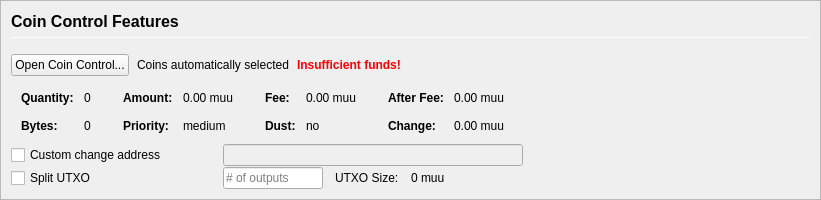
         <widget class="QFrame" name="frameCoinControl">
          <property name="sizePolicy">
           <sizepolicy hsizetype="Expanding" vsizetype="Expanding">
            <horstretch>0</horstretch>
            <verstretch>0</verstretch>
           </sizepolicy>
          </property>
          <property name="maximumSize">
           <size>
            <width>16777215</width>
            <height>16777215</height>
           </size>
          </property>
          <property name="frameShape">
           <enum>QFrame::StyledPanel</enum>
          </property>
          <property name="frameShadow">
           <enum>QFrame::Sunken</enum>
          </property>
          <layout class="QVBoxLayout" name="verticalLayoutCoinControl2">
           <property name="spacing">
            <number>0</number>
           </property>
           <property name="margin">
            <number>0</number>
           </property>
           <item>
            <widget class="QFrame" name="frameCoinControl_BG">
             <layout class="QVBoxLayout" name="verticalLayoutCoinControl" stretch="0,0,0,0,0,0">
              <property name="spacing">
               <number>1</number>
              </property>
              <property name="leftMargin">
               <number>10</number>
              </property>
              <property name="topMargin">
               <number>10</number>
              </property>
              <item>
               <layout class="QHBoxLayout" name="horizontalLayoutCoinControl1">
                <property name="bottomMargin">
                 <number>15</number>
                </property>
                <item>
                 <layout class="QVBoxLayout" name="verticalLayout_3">
                  <property name="spacing">
                   <number>6</number>
                  </property>
                  <item>
                   <widget class="QLabel" name="labelCoinControlFeatures">
                    <property name="sizePolicy">
                     <sizepolicy hsizetype="Preferred" vsizetype="Maximum">
                      <horstretch>0</horstretch>
                      <verstretch>0</verstretch>
                     </sizepolicy>
                    </property>
                    <property name="minimumSize">
                     <size>
                      <width>0</width>
                      <height>20</height>
                     </size>
                    </property>
                    <property name="font">
                     <font>
                      <pointsize>12</pointsize>
                      <weight>75</weight>
                      <bold>true</bold>
                     </font>
                    </property>
                    <property name="styleSheet">
                     <string notr="true">font-weight:bold;</string>
                    </property>
                    <property name="text">
                     <string>Coin Control Features</string>
                    </property>
                   </widget>
                  </item>
                  <item>
                   <widget class="Line" name="line">
                    <property name="minimumSize">
                     <size>
                      <width>0</width>
                      <height>1</height>
                     </size>
                    </property>
                    <property name="maximumSize">
                     <size>
                      <width>16777215</width>
                      <height>1</height>
                     </size>
                    </property>
                    <property name="orientation">
                     <enum>Qt::Horizontal</enum>
                    </property>
                   </widget>
                  </item>
                 </layout>
                </item>
               </layout>
              </item>
              <item>
               <layout class="QHBoxLayout" name="horizontalLayoutCoinControl2" stretch="0,0,0,0">
                <property name="spacing">
                 <number>8</number>
                </property>
                <property name="bottomMargin">
                 <number>10</number>
                </property>
                <item>
                 <widget class="QPushButton" name="pushButtonCoinControl">
                  <property name="styleSheet">
                   <string notr="true"/>
                  </property>
                  <property name="text">
                   <string>Open Coin Control...</string>
                  </property>
                  <property name="autoDefault">
                   <bool>false</bool>
                  </property>
                 </widget>
                </item>
                <item>
                 <widget class="QLabel" name="labelCoinControlAutomaticallySelected">
                  <property name="text">
                   <string>Coins automatically selected</string>
                  </property>
                  <property name="margin">
                   <number>5</number>
                  </property>
                 </widget>
                </item>
                <item>
                 <widget class="QLabel" name="labelCoinControlInsuffFunds">
                  <property name="font">
                   <font>
                    <weight>75</weight>
                    <bold>true</bold>
                   </font>
                  </property>
                  <property name="styleSheet">
                   <string notr="true">color:red;font-weight:bold;</string>
                  </property>
                  <property name="text">
                   <string>Insufficient funds!</string>
                  </property>
                  <property name="margin">
                   <number>5</number>
                  </property>
                 </widget>
                </item>
                <item>
                 <spacer name="horizontalSpacerCoinControl">
                  <property name="orientation">
                   <enum>Qt::Horizontal</enum>
                  </property>
                  <property name="sizeHint" stdset="0">
                   <size>
                    <width>40</width>
                    <height>1</height>
                   </size>
                  </property>
                 </spacer>
                </item>
               </layout>
              </item>
              <item>
               <widget class="QWidget" name="widgetCoinControl" native="true">
                <property name="sizePolicy">
                 <sizepolicy hsizetype="Preferred" vsizetype="Preferred">
                  <horstretch>0</horstretch>
                  <verstretch>0</verstretch>
                 </sizepolicy>
                </property>
                <property name="minimumSize">
                 <size>
                  <width>0</width>
                  <height>0</height>
                 </size>
                </property>
                <property name="styleSheet">
                 <string notr="true"/>
                </property>
                <layout class="QHBoxLayout" name="horizontalLayoutCoinControl5">
                 <property name="margin">
                  <number>0</number>
                 </property>
                 <item>
                  <layout class="QHBoxLayout" name="horizontalLayoutCoinControl3" stretch="0,0,0,1">
                   <property name="spacing">
                    <number>20</number>
                   </property>
                   <property name="topMargin">
                    <number>0</number>
                   </property>
                   <property name="bottomMargin">
                    <number>10</number>
                   </property>
                   <item>
                    <layout class="QFormLayout" name="formLayoutCoinControl1">
                     <property name="horizontalSpacing">
                      <number>10</number>
                     </property>
                     <property name="verticalSpacing">
                      <number>14</number>
                     </property>
                     <property name="leftMargin">
                      <number>10</number>
                     </property>
                     <property name="topMargin">
                      <number>4</number>
                     </property>
                     <property name="rightMargin">
                      <number>6</number>
                     </property>
                     <item row="0" column="0">
                      <widget class="QLabel" name="labelCoinControlQuantityText">
                       <property name="font">
                        <font>
                         <weight>75</weight>
                         <bold>true</bold>
                        </font>
                       </property>
                       <property name="text">
                        <string>Quantity:</string>
                       </property>
                       <property name="margin">
                        <number>0</number>
                       </property>
                      </widget>
                     </item>
                     <item row="0" column="1">
                      <widget class="QLabel" name="labelCoinControlQuantity">
                       <property name="cursor">
                        <cursorShape>IBeamCursor</cursorShape>
                       </property>
                       <property name="contextMenuPolicy">
                        <enum>Qt::ActionsContextMenu</enum>
                       </property>
                       <property name="text">
                        <string notr="true">0</string>
                       </property>
                       <property name="margin">
                        <number>0</number>
                       </property>
                       <property name="textInteractionFlags">
                        <set>Qt::LinksAccessibleByMouse|Qt::TextSelectableByKeyboard|Qt::TextSelectableByMouse</set>
                       </property>
                      </widget>
                     </item>
                     <item row="1" column="0">
                      <widget class="QLabel" name="labelCoinControlBytesText">
                       <property name="font">
                        <font>
                         <weight>75</weight>
                         <bold>true</bold>
                        </font>
                       </property>
                       <property name="text">
                        <string>Bytes:</string>
                       </property>
                      </widget>
                     </item>
                     <item row="1" column="1">
                      <widget class="QLabel" name="labelCoinControlBytes">
                       <property name="cursor">
                        <cursorShape>IBeamCursor</cursorShape>
                       </property>
                       <property name="contextMenuPolicy">
                        <enum>Qt::ActionsContextMenu</enum>
                       </property>
                       <property name="text">
                        <string notr="true">0</string>
                       </property>
                       <property name="textInteractionFlags">
                        <set>Qt::LinksAccessibleByMouse|Qt::TextSelectableByKeyboard|Qt::TextSelectableByMouse</set>
                       </property>
                      </widget>
                     </item>
                    </layout>
                   </item>
                   <item>
                    <layout class="QFormLayout" name="formLayoutCoinControl2">
                     <property name="horizontalSpacing">
                      <number>10</number>
                     </property>
                     <property name="verticalSpacing">
                      <number>14</number>
                     </property>
                     <property name="leftMargin">
                      <number>6</number>
                     </property>
                     <property name="topMargin">
                      <number>4</number>
                     </property>
                     <property name="rightMargin">
                      <number>6</number>
                     </property>
                     <item row="0" column="0">
                      <widget class="QLabel" name="labelCoinControlAmountText">
                       <property name="font">
                        <font>
                         <weight>75</weight>
                         <bold>true</bold>
                        </font>
                       </property>
                       <property name="text">
                        <string>Amount:</string>
                       </property>
                       <property name="margin">
                        <number>0</number>
                       </property>
                      </widget>
                     </item>
                     <item row="0" column="1">
                      <widget class="QLabel" name="labelCoinControlAmount">
                       <property name="cursor">
                        <cursorShape>IBeamCursor</cursorShape>
                       </property>
                       <property name="contextMenuPolicy">
                        <enum>Qt::ActionsContextMenu</enum>
                       </property>
                       <property name="text">
                        <string notr="true">0.00 muu</string>
                       </property>
                       <property name="textInteractionFlags">
                        <set>Qt::LinksAccessibleByMouse|Qt::TextSelectableByKeyboard|Qt::TextSelectableByMouse</set>
                       </property>
                      </widget>
                     </item>
                     <item row="1" column="0">
                      <widget class="QLabel" name="labelCoinControlPriorityText">
                       <property name="font">
                        <font>
                         <weight>75</weight>
                         <bold>true</bold>
                        </font>
                       </property>
                       <property name="text">
                        <string>Priority:</string>
                       </property>
                      </widget>
                     </item>
                     <item row="1" column="1">
                      <widget class="QLabel" name="labelCoinControlPriority">
                       <property name="cursor">
                        <cursorShape>IBeamCursor</cursorShape>
                       </property>
                       <property name="contextMenuPolicy">
                        <enum>Qt::ActionsContextMenu</enum>
                       </property>
                       <property name="text">
                        <string>medium</string>
                       </property>
                       <property name="textInteractionFlags">
                        <set>Qt::LinksAccessibleByMouse|Qt::TextSelectableByKeyboard|Qt::TextSelectableByMouse</set>
                       </property>
                      </widget>
                     </item>
                    </layout>
                   </item>
                   <item>
                    <layout class="QFormLayout" name="formLayoutCoinControl3">
                     <property name="horizontalSpacing">
                      <number>10</number>
                     </property>
                     <property name="verticalSpacing">
                      <number>14</number>
                     </property>
                     <property name="leftMargin">
                      <number>6</number>
                     </property>
                     <property name="topMargin">
                      <number>4</number>
                     </property>
                     <property name="rightMargin">
                      <number>6</number>
                     </property>
                     <item row="0" column="0">
                      <widget class="QLabel" name="labelCoinControlFeeText">
                       <property name="font">
                        <font>
                         <weight>75</weight>
                         <bold>true</bold>
                        </font>
                       </property>
                       <property name="text">
                        <string>Fee:</string>
                       </property>
                       <property name="margin">
                        <number>0</number>
                       </property>
                      </widget>
                     </item>
                     <item row="0" column="1">
                      <widget class="QLabel" name="labelCoinControlFee">
                       <property name="cursor">
                        <cursorShape>IBeamCursor</cursorShape>
                       </property>
                       <property name="contextMenuPolicy">
                        <enum>Qt::ActionsContextMenu</enum>
                       </property>
                       <property name="text">
                        <string notr="true">0.00 muu</string>
                       </property>
                       <property name="textInteractionFlags">
                        <set>Qt::LinksAccessibleByMouse|Qt::TextSelectableByKeyboard|Qt::TextSelectableByMouse</set>
                       </property>
                      </widget>
                     </item>
                     <item row="1" column="0">
                      <widget class="QLabel" name="labelCoinControlLowOutputText">
                       <property name="font">
                        <font>
                         <weight>75</weight>
                         <bold>true</bold>
                        </font>
                       </property>
                       <property name="text">
                        <string>Dust:</string>
                       </property>
                      </widget>
                     </item>
                     <item row="1" column="1">
                      <widget class="QLabel" name="labelCoinControlLowOutput">
                       <property name="cursor">
                        <cursorShape>IBeamCursor</cursorShape>
                       </property>
                       <property name="contextMenuPolicy">
                        <enum>Qt::ActionsContextMenu</enum>
                       </property>
                       <property name="text">
                        <string>no</string>
                       </property>
                       <property name="textInteractionFlags">
                        <set>Qt::LinksAccessibleByMouse|Qt::TextSelectableByKeyboard|Qt::TextSelectableByMouse</set>
                       </property>
                      </widget>
                     </item>
                    </layout>
                   </item>
                   <item>
                    <layout class="QFormLayout" name="formLayoutCoinControl4">
                     <property name="horizontalSpacing">
                      <number>10</number>
                     </property>
                     <property name="verticalSpacing">
                      <number>14</number>
                     </property>
                     <property name="leftMargin">
                      <number>6</number>
                     </property>
                     <property name="topMargin">
                      <number>4</number>
                     </property>
                     <property name="rightMargin">
                      <number>6</number>
                     </property>
                     <item row="0" column="0">
                      <widget class="QLabel" name="labelCoinControlAfterFeeText">
                       <property name="font">
                        <font>
                         <weight>75</weight>
                         <bold>true</bold>
                        </font>
                       </property>
                       <property name="text">
                        <string>After Fee:</string>
                       </property>
                       <property name="margin">
                        <number>0</number>
                       </property>
                      </widget>
                     </item>
                     <item row="0" column="1">
                      <widget class="QLabel" name="labelCoinControlAfterFee">
                       <property name="cursor">
                        <cursorShape>IBeamCursor</cursorShape>
                       </property>
                       <property name="contextMenuPolicy">
                        <enum>Qt::ActionsContextMenu</enum>
                       </property>
                       <property name="text">
                        <string notr="true">0.00 muu</string>
                       </property>
                       <property name="textInteractionFlags">
                        <set>Qt::LinksAccessibleByMouse|Qt::TextSelectableByKeyboard|Qt::TextSelectableByMouse</set>
                       </property>
                      </widget>
                     </item>
                     <item row="1" column="0">
                      <widget class="QLabel" name="labelCoinControlChangeText">
                       <property name="font">
                        <font>
                         <weight>75</weight>
                         <bold>true</bold>
                        </font>
                       </property>
                       <property name="text">
                        <string>Change:</string>
                       </property>
                      </widget>
                     </item>
                     <item row="1" column="1">
                      <widget class="QLabel" name="labelCoinControlChange">
                       <property name="cursor">
                        <cursorShape>IBeamCursor</cursorShape>
                       </property>
                       <property name="contextMenuPolicy">
                        <enum>Qt::ActionsContextMenu</enum>
                       </property>
                       <property name="text">
                        <string notr="true">0.00 muu</string>
                       </property>
                       <property name="textInteractionFlags">
                        <set>Qt::LinksAccessibleByMouse|Qt::TextSelectableByKeyboard|Qt::TextSelectableByMouse</set>
                       </property>
                      </widget>
                     </item>
                    </layout>
                   </item>
                  </layout>
                 </item>
                </layout>
               </widget>
              </item>
              <item>
               <layout class="QHBoxLayout" name="horizontalLayoutCoinControl4">
                <property name="spacing">
                 <number>12</number>
                </property>
                <property name="sizeConstraint">
                 <enum>QLayout::SetDefaultConstraint</enum>
                </property>
                <property name="topMargin">
                 <number>0</number>
                </property>
                <property name="rightMargin">
                 <number>0</number>
                </property>
                <item>
                 <widget class="QCheckBox" name="checkBoxCoinControlChange">
                  <property name="sizePolicy">
                   <sizepolicy hsizetype="Preferred" vsizetype="Preferred">
                    <horstretch>0</horstretch>
                    <verstretch>0</verstretch>
                   </sizepolicy>
                  </property>
                  <property name="minimumSize">
                   <size>
                    <width>200</width>
                    <height>0</height>
                   </size>
                  </property>
                  <property name="maximumSize">
                   <size>
                    <width>200</width>
                    <height>16777215</height>
                   </size>
                  </property>
                  <property name="toolTip">
                   <string>If this is activated, but the change address is empty or invalid, change will be sent to a newly generated address.</string>
                  </property>
                  <property name="text">
                   <string>Custom change address</string>
                  </property>
                 </widget>
                </item>
                <item>
                 <widget class="QValidatedLineEdit" name="lineEditCoinControlChange">
                  <property name="enabled">
                   <bool>false</bool>
                  </property>
                  <property name="sizePolicy">
                   <sizepolicy hsizetype="Preferred" vsizetype="Preferred">
                    <horstretch>0</horstretch>
                    <verstretch>0</verstretch>
                   </sizepolicy>
                  </property>
                  <property name="minimumSize">
                   <size>
                    <width>300</width>
                    <height>0</height>
                   </size>
                  </property>
                 </widget>
                </item>
                <item>
                 <widget class="QLabel" name="labelCoinControlChangeLabel">
                  <property name="sizePolicy">
                   <sizepolicy hsizetype="Preferred" vsizetype="Preferred">
                    <horstretch>0</horstretch>
                    <verstretch>0</verstretch>
                   </sizepolicy>
                  </property>
                  <property name="minimumSize">
                   <size>
                    <width>100</width>
                    <height>0</height>
                   </size>
                  </property>
                  <property name="text">
                   <string/>
                  </property>
                  <property name="margin">
                   <number>3</number>
                  </property>
                 </widget>
                </item>
               </layout>
              </item>
              <item>
               <layout class="QHBoxLayout" name="horizontalLayoutCoinControl6">
                <property name="spacing">
                 <number>12</number>
                </property>
                <property name="rightMargin">
                 <number>0</number>
                </property>
                <item>
                 <widget class="QCheckBox" name="splitBlockCheckBox">
                  <property name="sizePolicy">
                   <sizepolicy hsizetype="Preferred" vsizetype="Preferred">
                    <horstretch>0</horstretch>
                    <verstretch>0</verstretch>
                   </sizepolicy>
                  </property>
                  <property name="minimumSize">
                   <size>
                    <width>200</width>
                    <height>0</height>
                   </size>
                  </property>
                  <property name="maximumSize">
                   <size>
                    <width>200</width>
                    <height>16777215</height>
                   </size>
                  </property>
                  <property name="text">
                   <string>Split UTXO</string>
                  </property>
                 </widget>
                </item>
                <item>
                 <widget class="QLineEdit" name="splitBlockLineEdit">
                  <property name="sizePolicy">
                   <sizepolicy hsizetype="Preferred" vsizetype="Preferred">
                    <horstretch>50</horstretch>
                    <verstretch>0</verstretch>
                   </sizepolicy>
                  </property>
                  <property name="minimumSize">
                   <size>
                    <width>100</width>
                    <height>0</height>
                   </size>
                  </property>
                  <property name="maximumSize">
                   <size>
                    <width>100</width>
                    <height>16777215</height>
                   </size>
                  </property>
                  <property name="placeholderText">
                   <string># of outputs</string>
                  </property>
                 </widget>
                </item>
                <item>
                 <widget class="QLabel" name="labelBlockSizeText">
                  <property name="text">
                   <string>UTXO Size:</string>
                  </property>
                 </widget>
                </item>
                <item>
                 <widget class="QLabel" name="labelBlockSize">
                  <property name="text">
                   <string>0 muu</string>
                  </property>
                 </widget>
                </item>
                <item>
                 <spacer name="horizontalSpacer_7">
                  <property name="orientation">
                   <enum>Qt::Horizontal</enum>
                  </property>
                  <property name="sizeHint" stdset="0">
                   <size>
                    <width>40</width>
                    <height>20</height>
                   </size>
                  </property>
                 </spacer>
                </item>
               </layout>
              </item>
              <item>
               <spacer name="verticalSpacerCoinControl">
                <property name="orientation">
                 <enum>Qt::Vertical</enum>
                </property>
                <property name="sizeHint" stdset="0">
                 <size>
                  <width>800</width>
                  <height>1</height>
                 </size>
                </property>
               </spacer>
              </item>
             </layout>
            </widget>
           </item>
          </layout>
         </widget>
